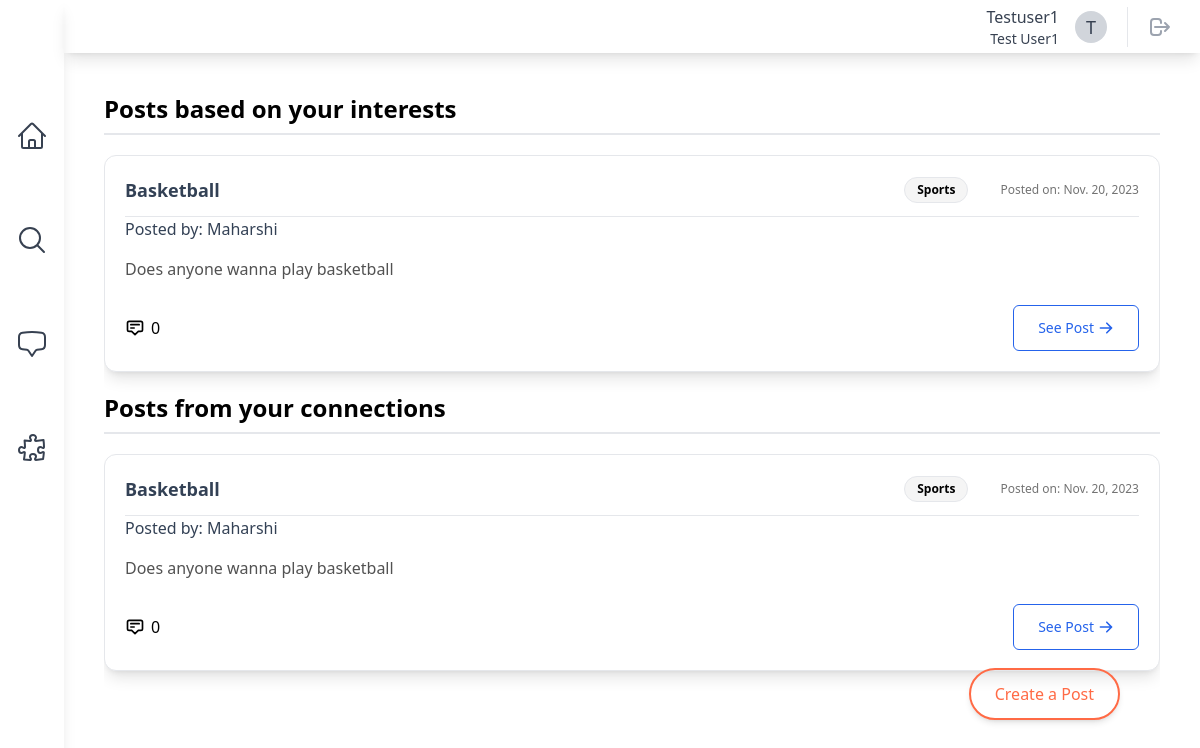
Screenshot of /home/ (signed in) with the database file from the repository.
### symbi/models.py (models this page shows)
class SymbiUser(AbstractUser):
    class Pronouns(models.IntegerChoices):
        HE = 1, _("He/Him")
        SHE = 2, _("She/Her")
        THEY = 3, _("They/Them")
        OTHER = 4, _("Other/Prefer Not To Say")
    username = models.CharField(max_length=30, unique=True)
    email = models.EmailField(unique=True)
    full_name = models.CharField(max_length=50)
    pronouns = models.IntegerField(
        choices=Pronouns.choices,
        default=Pronouns.OTHER,
    )
    date_of_birth = models.DateField()
    major = models.CharField(max_length=100, default="undeclared")
    interests = models.ManyToManyField(InterestTag, related_name="interests")
    profile_picture = models.ImageField(
        upload_to="profile_pics/", null=True, blank=True
    )
    date_joined = models.DateTimeField(auto_now_add=True)
    REQUIRED_FIELDS = [
        "email",
        "full_name",
        "date_of_birth",
    ]

class InterestTag(models.Model):
    name = models.CharField(max_length=50, unique=True)
    class Meta:
        db_table = "interest_tags"
        verbose_name_plural = "Interest Tags"
    def __str__(self):
        return self.name.title()

### posts/models.py (models this page shows, shortened)
class ActivityPost(models.Model):
    class PostStatus(models.IntegerChoices):
        DRAFT = 1, _("Draft")
        PUBLISHED = 2, _("Published")
        ARCHIVED = 3, _("Archived")
    class Meta:
        db_table = "activity_posts"
        verbose_name_plural = "Activity Posts"
    poster = models.ForeignKey(settings.AUTH_USER_MODEL, on_delete=models.CASCADE)
    timestamp = models.DateTimeField(auto_now_add=True)
    title = models.CharField(max_length=255)
    description = models.TextField(max_length=1023)
    status = models.IntegerField(default=PostStatus.DRAFT, choices=PostStatus.choices)
    tags = models.ManyToManyField(InterestTag, related_name="activity_tags")

### symbi/views.py (the view)
# urls.py: path("home/", views.HomePageView.as_view(), name="home"),
class HomePageView(generic.ListView):
    model = ActivityPost
    template_name = "symbi/home.html"
    def get_context_data(self, **kwargs):
        context = super().get_context_data(**kwargs)
        context["interests_posts"] = ActivityPost.objects.filter(
            tags__in=self.request.user.interests.all()
        )
        user_connections = Connection.get_active_connections(self.request.user)
        connected_users = [
            connection.receiver
            if connection.receiver != self.request.user
            else connection.requester
            for connection in user_connections
        ]
        context["connection_posts"] = ActivityPost.objects.filter(
            poster__in=connected_users
        )
        return context

### symbi/models.py (called while the page is built)
    @classmethod
    def get_active_connections(cls, user):
        return cls.objects.filter(
            (models.Q(requester=user) | models.Q(receiver=user))
            & models.Q(status=Connection.ConnectionStatus.CONNECTED)
        ).all()

### symbi/templates/symbi/home.html (shortened to what this page needs)
{% extends "base.html" %}
{% block content %}
    <div>
        <h1 class="text-2xl font-bold mb-5 border-b-2 pb-2">Posts based on your interests</h1>
        {% for post in interests_posts %}
            {% if post.poster != user %}
                {% include "posts/post_card.html" with post=post %}
            {% endif %}
        {% endfor %}
        <h1 class="text-2xl font-bold mb-5 border-b-2 pb-2">Posts from your connections</h1>
        {% for post in connection_posts %}
            {% if post.poster != user %}
                {% include "posts/post_card.html" with post=post %}
            {% endif %}
        {% endfor %}
    </div>
    <div class="fixed bottom-0 text-md right-0 m-20 z-10">
        <a href="{% url 'posts:create_post' %}"
           class="relative inline-flex items-center justify-center p-4 px-6 py-3 overflow-hidden font-medium text-[#ff6a45] transition duration-300 ease-out border-2 border-[#ff6a45] rounded-full shadow-md group">
            <span class="absolute inset-0 flex items-center justify-center w-full h-full text-white duration-300 -translate-x-full bg-[#ff6a45] group-hover:translate-x-0 ease">
            </span>
            <span class="absolute flex items-center justify-center w-full h-full text-[#ff6a45] transition-all duration-300 transform group-hover:translate-x-full ease">Create a Post</span>
        </a>
    </div>
{% endblock content %}

### theme/templates/base.html (shortened to what this page needs)
{% load static tailwind_tags %}
<!DOCTYPE html>
<html lang="en">
    <head>
        {% tailwind_css %}
    </head>
    <body class="flex bg-white min-h-screen">
        {% if user.is_authenticated %}
            <div class="h-screen w-full bg-white relative flex overflow-hidden">
                <aside class="h-full shadow-lg w-16 flex flex-col space-y-10 items-center relative bg-white text-gray-700">
                    <div class="h-16 flex items-center w-full">
                        <a class="mt-10 h-12 w-12 mx-auto" href="{% url 'symbi:home' %}">
                            <img class="h-8 w-auto"
                                 src="https://user-images.githubusercontent.com/119933910/271819796-02f0a22e-38d9-4489-92b5-ed2c99db654b.png"
                                 alt=""
                                 height=""
                                 width="">
                        </a>
                    </div>
                    <a href="{% url 'symbi:home' %}"
                       class="h-16 w-16 flex items-center justify-center rounded-lg cursor-pointer hover:text-gray-800 hover:bg-gray-200  hover:duration-300 hover:ease-linear focus:bg-white">
                    </a>
                    <a href="{% url 'symbi:discover' %}"
                       class="h-16 w-16 flex items-center justify-center rounded-lg cursor-pointer hover:text-gray-800 hover:bg-gray-200  hover:duration-300 hover:ease-linear focus:bg-white">
                        <svg xmlns="http://www.w3.org/2000/svg"
                             fill="none"
                             viewBox="0 0 24 24"
                             stroke-width="1.5"
                             stroke="currentColor"
                             class="w-8 h-8">
                            <path stroke-linecap="round" stroke-linejoin="round" d="M21 21l-5.197-5.197m0 0A7.5 7.5 0 105.196 5.196a7.5 7.5 0 0010.607 10.607z" />
                        </svg>
                    </a>
                    <a href="{% url 'chat:chat_room_list' %}"
                       class="h-16 w-16 flex items-center justify-center rounded-lg cursor-pointer hover:text-gray-800 hover:bg-gray-200  hover:duration-300 hover:ease-linear focus:bg-white">
                    </a>
                    <a href=" {% url 'symbi:connections' user.username %} "
                       class="h-16 w-16 flex items-center justify-center rounded-lg cursor-pointer hover:text-gray-800 hover:bg-gray-200  hover:duration-300 hover:ease-linear focus:bg-white">
                    </a>
                </aside>
                <div class="w-full h-full flex flex-col justify-between">
                    <header class="h-16 w-full flex items-center relative justify-end px-5 shadow-lg">
                        <a href="{% url 'symbi:profile' user.username %}"
                           class="hover:bg-gray-100 hover:text-gray-600 focus:bg-gray-100 focus:text-gray-600 px-2">
                            <div class="flex flex-shrink-0 items-center space-x-4 text-gray-700">
                                <div class="flex flex-col items-end ">
                                    <div class="text-md font-medium ">{{ user.username|capfirst }}</div>
                                    <div class="text-sm font-regular">{{ user.full_name|capfirst }}</div>
                                </div>
                                <div class="rounded-full h-8 w-8 bg-gray-300 flex items-center justify-center ml-2">
                                    <span class="text-gray-700 text-lg">{{ user.full_name|first|capfirst }}</span>
                                </div>
                            </div>
                        </a>
                        <div class="border-l pl-3 ml-3 space-x-1">
                            <button class="relative p-2 text-gray-400 hover:bg-gray-100 hover:text-gray-600 focus:bg-gray-100 focus:text-gray-600 rounded-full">
                                <a href="{% url 'symbi:logout' %}">
                                    <svg aria-hidden="true"
                                         fill="none"
                                         viewBox="0 0 24 24"
                                         stroke="currentColor"
                                         class="h-6 w-6">
                                        <path stroke-linecap="round" stroke-linejoin="round" stroke-width="2" d="M17 16l4-4m0 0l-4-4m4 4H7m6 4v1a3 3 0 01-3 3H6a3 3 0 01-3-3V7a3 3 0 013-3h4a3 3 0 013 3v1" />
                                    </svg>
                                </a>
                            </button>
                        </div>
                    </header>
                    <main class="max-w-full h-full flex flex-col m-10 relative overflow-y-hidden">
                        {% block content %}
                        {% endblock content %}
                    </main>
                </div>
            </div>
        {% endif %}
    </body>
</html>

### posts/templates/posts/post_card.html
<div class="mb-5 rounded-xl border p-5 shadow-lg bg-white">
    <div class="flex w-full items-center justify-between border-b pb-3">
        <div class="flex items-center space-x-3">
            <div class="text-lg font-bold text-slate-700">{{ post.title|capfirst }}</div>
        </div>
        <div class="flex items-center space-x-8">
            {% for tag in post.tags.all %}
                <button class="rounded-2xl border bg-neutral-100 px-3 py-1 text-xs font-semibold">{{ tag }}</button>
            {% endfor %}
            <div class="text-xs text-neutral-500">Posted on: {{ post.timestamp.date }}</div>
        </div>
    </div>
    <div class="text-base text-slate-700">Posted by: {{ post.poster.username|capfirst }}</div>
    <div class="mt-4 mb-6">
        <div class="text-neutral-600">{{ post.description }}</div>
    </div>
    <div class="w-full flex flex-row justify-between">
        <div class="flex items-center transition hover:text-slate-600">
            <svg xmlns="http://www.w3.org/2000/svg"
                 class="mr-1.5 h-5 w-5"
                 fill="none"
                 viewBox="0 0 24 24"
                 stroke="currentColor"
                 stroke-width="2">
                <path stroke-linecap="round" stroke-linejoin="round" d="M7 8h10M7 12h4m1 8l-4-4H5a2 2 0 01-2-2V6a2 2 0 012-2h14a2 2 0 012 2v8a2 2 0 01-2 2h-3l-4 4z" />
            </svg>
            <span>{{ post.comments.count }}</span>
        </div>
        <a href="{% url 'posts:post_details' poster=post.poster pk=post.id %}"
           class="inline-flex items-center justify-center w-full px-6 py-3 mb-2 text-sm border-blue-600 border text-blue-600 bg-white rounded-md hover:bg-gray-100 sm:w-auto sm:mb-0"
           data-primary="green-400"
           data-rounded="rounded-2xl"
           data-primary-reset="{}">
            See Post
            <svg class="w-4 h-4 ml-1"
                 xmlns="http://www.w3.org/2000/svg"
                 viewBox="0 0 20 20"
                 fill="currentColor">
                <path fill-rule="evenodd" d="M10.293 3.293a1 1 0 011.414 0l6 6a1 1 0 010 1.414l-6 6a1 1 0 01-1.414-1.414L14.586 11H3a1 1 0 110-2h11.586l-4.293-4.293a1 1 0 010-1.414z" clip-rule="evenodd">
                </path>
            </svg>
        </a>
    </div>
</div>

### rows the page displays
SymbiUser: username "Testuser1", full_name "Test User1", full_name|first "T"
ActivityPost: title "Basketball", timestamp "Nov. 20, 2023", poster.username "Maharshi", description "Does anyone wanna play basketball", comments.count "0"
InterestTag: name "Sports"
